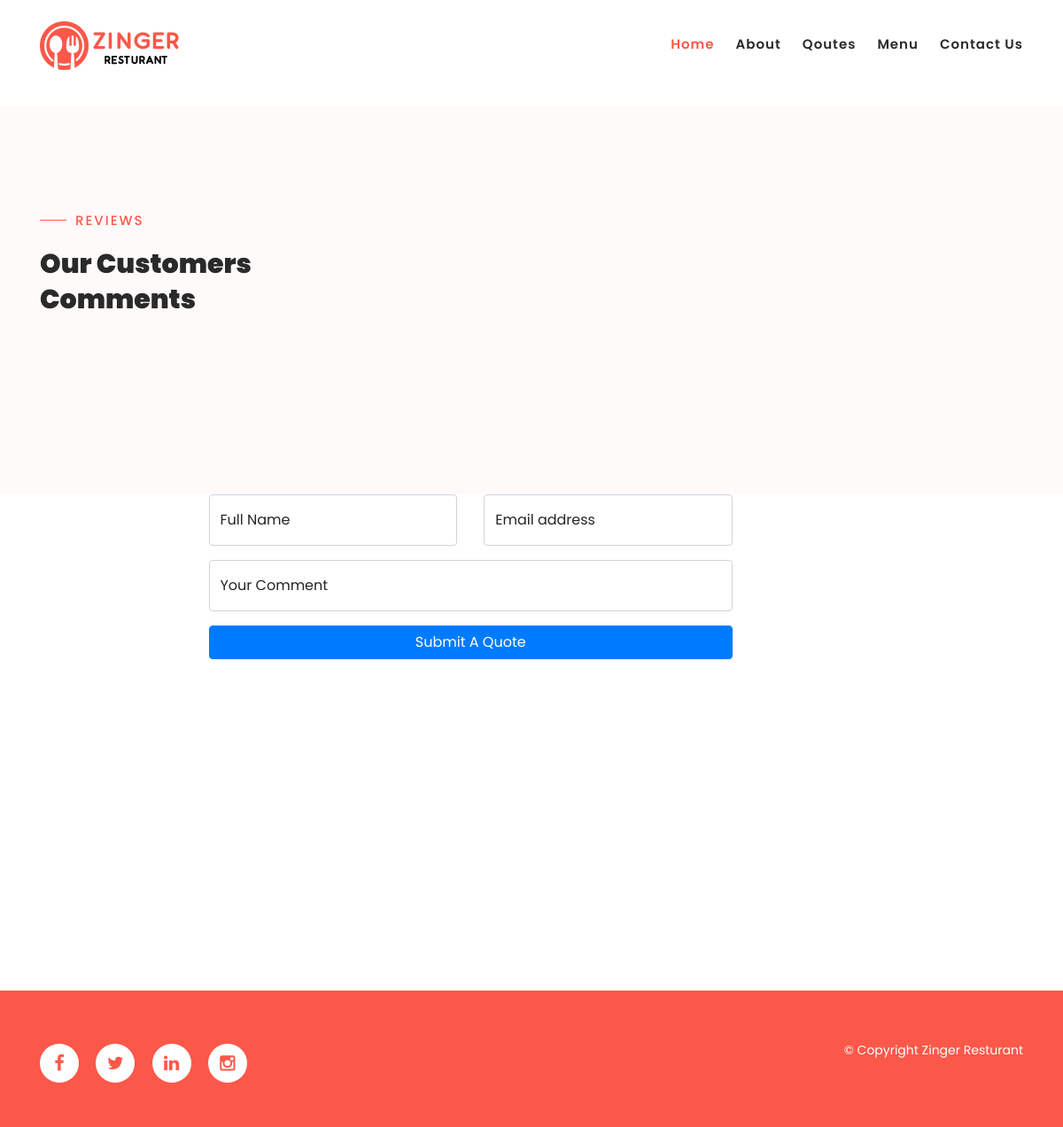
The page /quotes/ on the database as committed earlier.
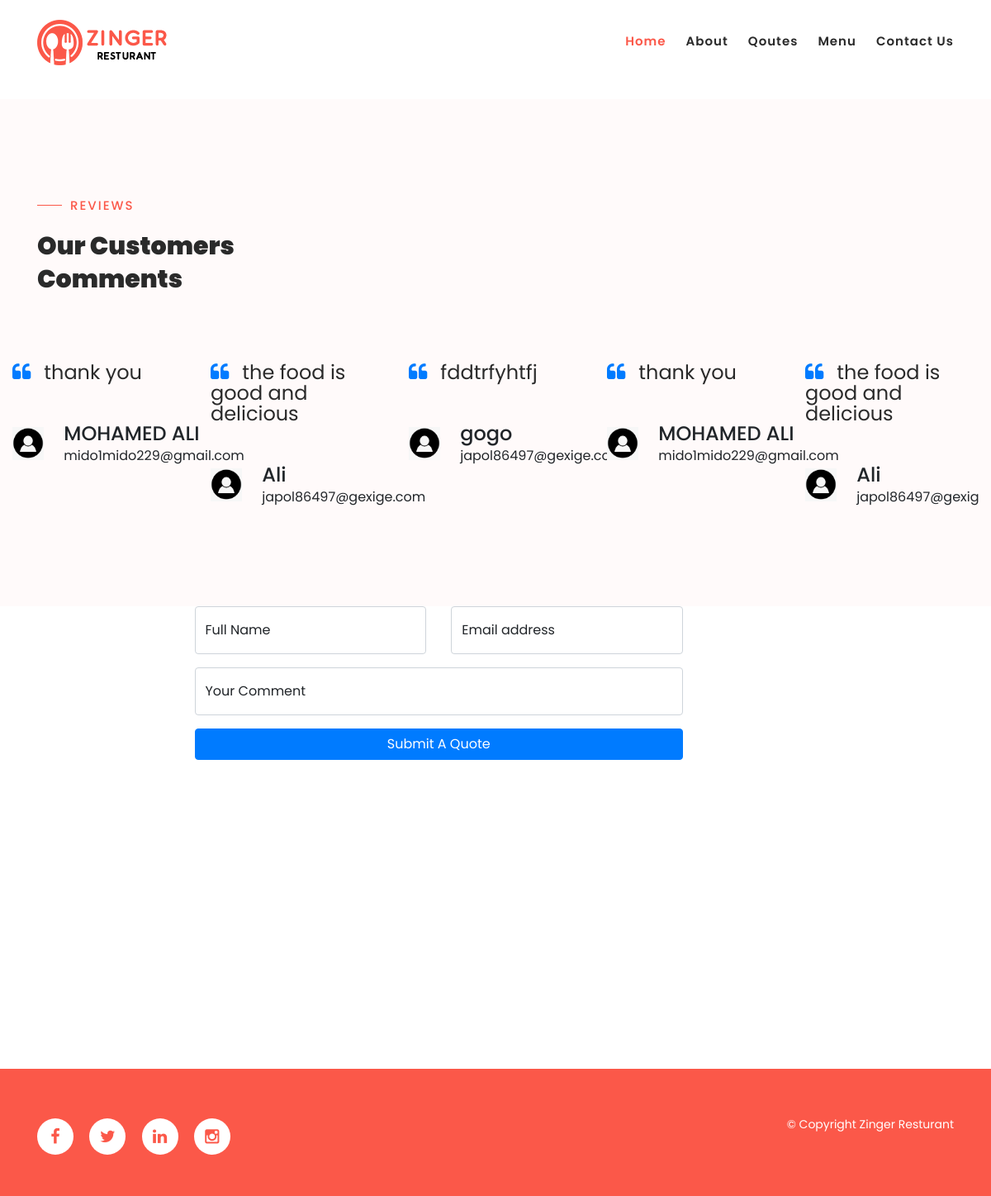
The same page on the database as committed later.
### resturnat/models.py (models this page shows, shortened)
class Qoute(models.Model):
    name=models.CharField(max_length=50)
    quote=models.TextField(max_length=200)
    email=models.EmailField()

### resturnat/views.py (the view, shortened to what this page needs)
# urls.py: path('quotes/',Qoutes.as_view(),name='quotes'),
class Qoutes(TemplateView):
    template_name='qoutes.html'
    def get_context_data(self,*args, **kwargs):
            all_qoutes=Qoute.objects.all()
            data={
                  'all_qoutes':all_qoutes,
                  }
            return data

### templates/qoutes.html (shortened to what this page needs)
{%extends 'base.html'%}
{%load static%}
{%block content %}
<section class="section" id="menu">
    <div class="container">
        <div class="row">
            <div class="col-lg-4">
                <div class="section-heading">
                    <h6>Reviews</h6>
                    <h2>Our Customers Comments</h2>
                </div>
            </div>
        </div>
    </div>
    <div class="menu-item-carousel">
        <div class="col-lg-12">
            <div class="owl-menu-item owl-carousel">
                {% for q in all_qoutes %}
                <div class="testimonial-item">
                    <p class="fs-4 fw-normal mb-5"><i class="fa fa-quote-left text-primary me-3"></i>{{q.quote}}</p>
                    <div class="d-flex align-items-center">
                        <img style="max-width: 40px;max-height: 40px;" class=img-fluid rounded-circle"
                            src="{% static 'img/non.png' %}" alt="">
                        <div class="ps-4">
                            <h4>{{q.name}}</h4>
                            <span class="text-lowercase">{{q.email}}</span>
                        </div>
                    </div>
                </div>
                {%endfor%}
            </div>
        </div>
    </div>
</section>
<form method="post" action="{%url 'quotes'%}">
    <div class="container ">
        <div class="row g-0 ">
            <div class="col-lg-9 mx-auto" style="min-height: 500px;">
                <div class="col-lg-10 py-6 px-5  ">
                    <form>
                        <div class="row gx-3 ">
                            <div class="col-6 ">
                                <div class="form-floating">
                                    <input type="text" class="form-control" name="name" placeholder="name">
                                    <label for="form-floating-1">Full Name</label>
                                </div>
                            </div>
                            <div class="col-6">
                                <div class="form-floating mb-3">
                                    <input type="email" class="form-control" name="email"
                                        placeholder="name@example.com">
                                    <label for="form-floating-2">Email address</label>
                                </div>
                            </div>
                            <div class="col-12">
                                <div class="form-floating mb-3">
                                    <input type="textarea" class="form-control" name="quote" placeholder="comment">
                                    <label for="form-floating-2">Your Comment</label>
                                </div>
                            </div>
                            <div class="col-12">
                                <button class="btn btn-primary w-100 h-100" type="submit">Submit A Quote</button>
                            </div>
                        </div>
                    </form>
                </div>
            </div>
        </div>
    </div>
</form>
{%endblock content %}

Rows that differ between the two databases and show on the page:
added Qoute: quote "thank you", name "MOHAMED ALI", email "mido1mido229@gmail.com"
added Qoute: quote "the food is good and delicious", name "Ali", email "japol86497@gexige.com"
added Qoute: quote "fddtrfyhtfj", name "gogo", email "japol86497@gexige.com"
